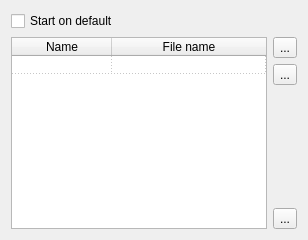
           <widget class="QWidget" name="tab_11">
            <attribute name="icon">
             <iconset resource="../xpeccy.qrc">
              <normaloff>:/images/profile.png</normaloff>:/images/profile.png</iconset>
            </attribute>
            <attribute name="title">
             <string>Profiles</string>
            </attribute>
            <layout class="QVBoxLayout" name="verticalLayout_35" stretch="0,10">
             <item>
              <widget class="QCheckBox" name="defstart">
               <property name="text">
                <string>Start on default</string>
               </property>
              </widget>
             </item>
             <item>
              <layout class="QHBoxLayout" name="horizontalLayout_23">
               <item>
                <widget class="QTableWidget" name="twProfileList">
                 <property name="editTriggers">
                  <set>QAbstractItemView::NoEditTriggers</set>
                 </property>
                 <property name="alternatingRowColors">
                  <bool>true</bool>
                 </property>
                 <property name="selectionMode">
                  <enum>QAbstractItemView::SingleSelection</enum>
                 </property>
                 <property name="selectionBehavior">
                  <enum>QAbstractItemView::SelectRows</enum>
                 </property>
                 <property name="gridStyle">
                  <enum>Qt::DotLine</enum>
                 </property>
                 <property name="rowCount">
                  <number>1</number>
                 </property>
                 <property name="columnCount">
                  <number>2</number>
                 </property>
                 <attribute name="horizontalHeaderMinimumSectionSize">
                  <number>100</number>
                 </attribute>
                 <attribute name="horizontalHeaderShowSortIndicator" stdset="0">
                  <bool>false</bool>
                 </attribute>
                 <attribute name="horizontalHeaderStretchLastSection">
                  <bool>true</bool>
                 </attribute>
                 <attribute name="verticalHeaderVisible">
                  <bool>false</bool>
                 </attribute>
                 <attribute name="verticalHeaderDefaultSectionSize">
                  <number>17</number>
                 </attribute>
                 <row/>
                 <column>
                  <property name="text">
                   <string>Name</string>
                  </property>
                 </column>
                 <column>
                  <property name="text">
                   <string>File name</string>
                  </property>
                 </column>
                </widget>
               </item>
               <item>
                <layout class="QVBoxLayout" name="verticalLayout_27">
                 <item>
                  <widget class="QToolButton" name="tbNewProfile">
                   <property name="text">
                    <string>...</string>
                   </property>
                   <property name="icon">
                    <iconset resource="../xpeccy.qrc">
                     <normaloff>:/images/add.png</normaloff>:/images/add.png</iconset>
                   </property>
                  </widget>
                 </item>
                 <item>
                  <widget class="QToolButton" name="tbCopyProfile">
                   <property name="text">
                    <string>...</string>
                   </property>
                   <property name="icon">
                    <iconset resource="../xpeccy.qrc">
                     <normaloff>:/images/copy.png</normaloff>:/images/copy.png</iconset>
                   </property>
                  </widget>
                 </item>
                 <item>
                  <spacer name="verticalSpacer_15">
                   <property name="orientation">
                    <enum>Qt::Vertical</enum>
                   </property>
                   <property name="sizeHint" stdset="0">
                    <size>
                     <width>20</width>
                     <height>40</height>
                    </size>
                   </property>
                  </spacer>
                 </item>
                 <item>
                  <widget class="QToolButton" name="tbDelProfile">
                   <property name="text">
                    <string>...</string>
                   </property>
                   <property name="icon">
                    <iconset resource="../xpeccy.qrc">
                     <normaloff>:/images/cancel.png</normaloff>:/images/cancel.png</iconset>
                   </property>
                  </widget>
                 </item>
                </layout>
               </item>
              </layout>
             </item>
            </layout>
           </widget>
